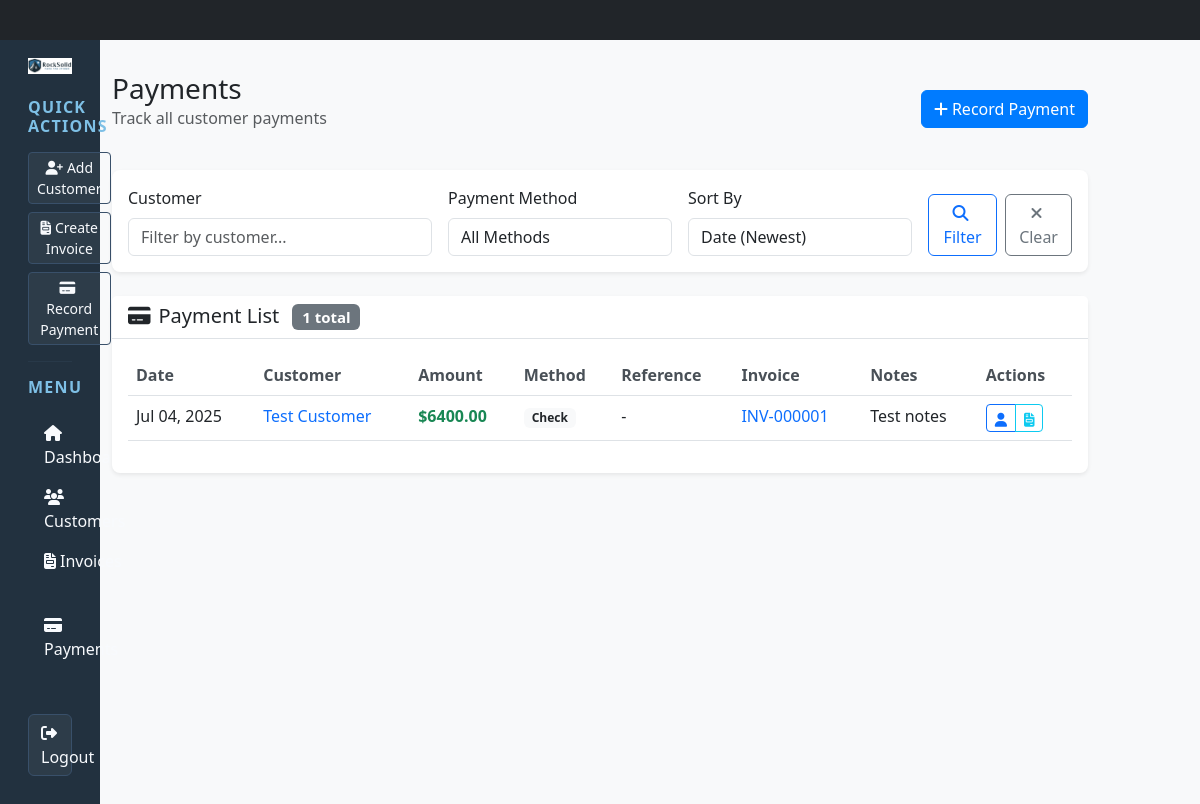
Page /payments/ (signed in) on the earlier database version.
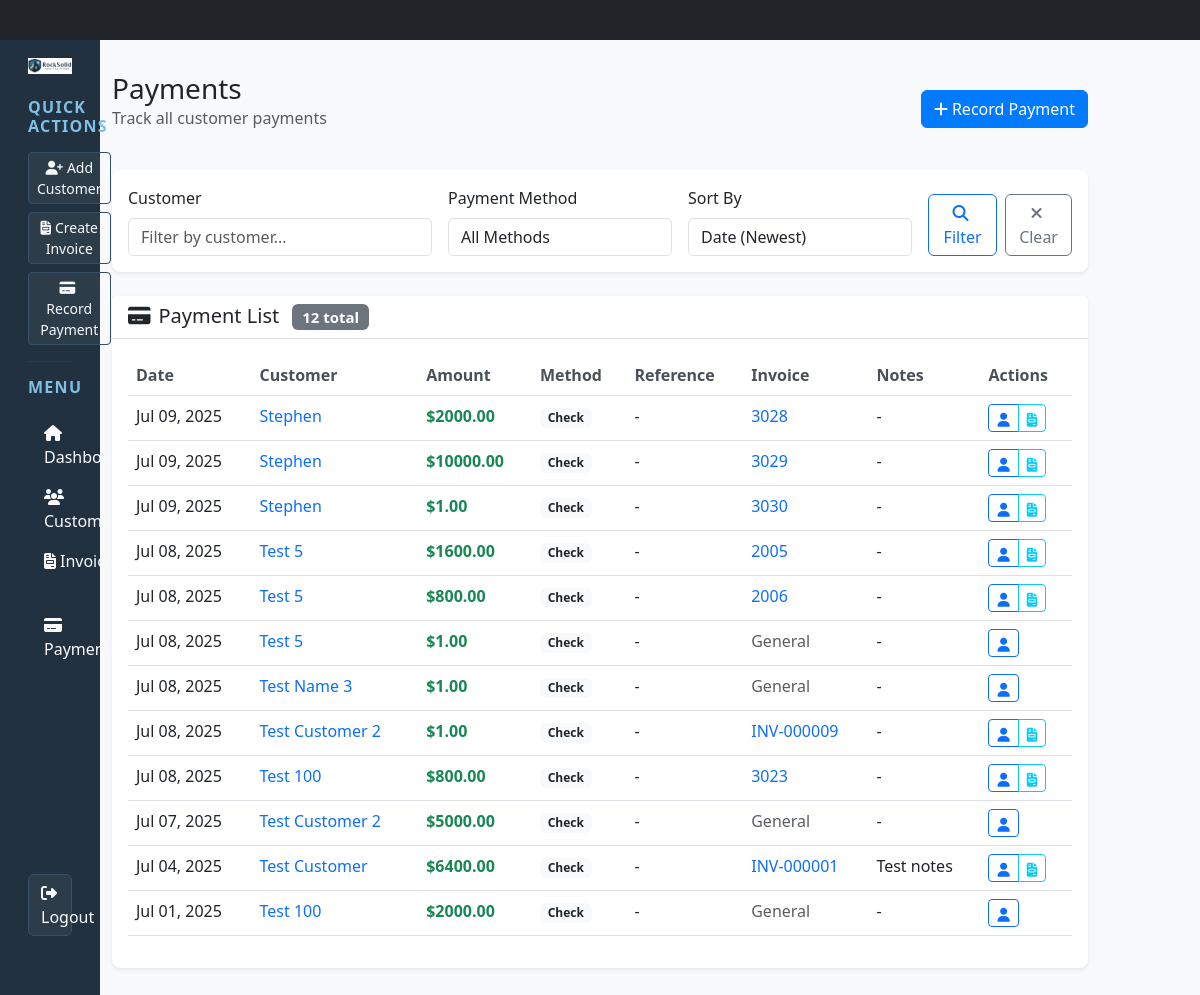
Same page on the later database version.
### bookkeeping/models.py (models this page shows, shortened)
class Payment(models.Model):
    PAYMENT_METHOD_CHOICES = [
        ('check', 'Check'),
        ('credit_card', 'Credit Card'),
        ('bank_transfer', 'Bank Transfer'),
        ('cash', 'Cash'),
        ('other', 'Other'),
    ]
    id = models.UUIDField(primary_key=True, default=uuid.uuid4, editable=False)
    customer = models.ForeignKey(Customer, on_delete=models.CASCADE, related_name='payments')
    invoice = models.ForeignKey(Invoice, on_delete=models.CASCADE, related_name='payments', null=True, blank=True)
    amount = models.DecimalField(max_digits=10, decimal_places=2, validators=[MinValueValidator(Decimal('0.01'))])
    payment_date = models.DateField()
    payment_method = models.CharField(max_length=20, choices=PAYMENT_METHOD_CHOICES)
    reference_number = models.CharField(max_length=100, blank=True, null=True, help_text="Check number, transaction ID, etc.")
    notes = models.TextField(blank=True, null=True)
    created_at = models.DateTimeField(auto_now_add=True)
    updated_at = models.DateTimeField(auto_now=True)
    created_by = models.ForeignKey(User, on_delete=models.SET_NULL, null=True, blank=True)
    class Meta:
        ordering = ['-payment_date', '-created_at']
        verbose_name = 'Payment'
        verbose_name_plural = 'Payments'

class Customer(models.Model):
    PAYMENT_TERMS_CHOICES = [
        ('net_15', 'Net 15'),
        ('net_30', 'Net 30'),
        ('net_60', 'Net 60'),
        ('net_90', 'Net 90'),
        ('due_on_receipt', 'Due on Receipt'),
    ]
    id = models.UUIDField(primary_key=True, default=uuid.uuid4, editable=False)
    name = models.CharField(max_length=200, help_text="Company name")
    contact_person = models.CharField(max_length=200, blank=True, null=True, help_text="Primary contact person")
    email = models.EmailField(blank=True, null=True)
    phone = models.CharField(max_length=20, blank=True, null=True)
    address = models.TextField(blank=True, null=True)
    city = models.CharField(max_length=100, blank=True, null=True)
    state = models.CharField(max_length=100, blank=True, null=True)
    zip_code = models.CharField(max_length=20, blank=True, null=True)
    country = models.CharField(max_length=100, default='United States')
    tax_id = models.CharField(max_length=50, blank=True, null=True, help_text="Tax ID or Business Number")
    payment_terms = models.CharField(
        max_length=20,
        choices=PAYMENT_TERMS_CHOICES
    )
    credit_limit = models.DecimalField(
        max_digits=10,
        decimal_places=2,
        default=Decimal('0.00'),
        validators=[MinValueValidator(Decimal('0.00'))]
    )
    notes = models.TextField(blank=True, null=True)
    is_active = models.BooleanField(default=True)  # type: ignore
    created_at = models.DateTimeField(auto_now_add=True)
    updated_at = models.DateTimeField(auto_now=True)
    created_by = models.ForeignKey(User, on_delete=models.SET_NULL, null=True, blank=True)
    class Meta:
        ordering = ['name']
        verbose_name = 'Customer'
        verbose_name_plural = 'Customers'

class Invoice(models.Model):
    STATUS_CHOICES = [
        ('draft', 'Draft'),
        ('open', 'Open'),
        ('paid', 'Paid'),
        ('overdue', 'Overdue'),
        ('cancelled', 'Cancelled'),
    ]
    id = models.UUIDField(primary_key=True, default=uuid.uuid4, editable=False)
    invoice_number = models.CharField(max_length=50, unique=True, help_text="Unique invoice number")
    customer = models.ForeignKey(Customer, on_delete=models.CASCADE, related_name='invoices')
    issue_date = models.DateField()
    due_date = models.DateField()
    status = models.CharField(max_length=20, choices=STATUS_CHOICES, default='open')
    subtotal = models.DecimalField(max_digits=10, decimal_places=2, default=Decimal('0.00'))
    tax_rate = models.DecimalField(max_digits=5, decimal_places=4, default=Decimal('0.0000'))
    tax_amount = models.DecimalField(max_digits=10, decimal_places=2, default=Decimal('0.00'))
    discount_amount = models.DecimalField(max_digits=10, decimal_places=2, default=Decimal('0.00'))
    finance_charge = models.DecimalField(max_digits=10, decimal_places=2, default=Decimal('0.00'))
    total_amount = models.DecimalField(max_digits=10, decimal_places=2, default=Decimal('0.00'))
    enable_finance_charge = models.BooleanField(default=True, help_text="Enable automatic finance charge calculation")
    notes = models.TextField(blank=True, null=True)
    terms = models.TextField(blank=True, null=True)
    created_at = models.DateTimeField(auto_now_add=True)
    updated_at = models.DateTimeField(auto_now=True)
    created_by = models.ForeignKey(User, on_delete=models.SET_NULL, null=True, blank=True)
    class Meta:
        ordering = ['-issue_date', '-created_at']
        verbose_name = 'Invoice'
        verbose_name_plural = 'Invoices'

### bookkeeping/views.py (the view)
# urls.py: path('payments/', views.payment_list, name='payment_list'),
@login_required
def payment_list(request):
    payments = Payment.objects.select_related('customer', 'invoice').all()
    customer_filter = request.GET.get('customer', '')
    if customer_filter:
        payments = payments.filter(customer__name__icontains=customer_filter)
    method_filter = request.GET.get('method', '')
    if method_filter:
        payments = payments.filter(payment_method=method_filter)
    sort_by = request.GET.get('sort', '-payment_date')
    payments = payments.order_by(sort_by)
    paginator = Paginator(payments, 20)
    page_number = request.GET.get('page')
    page_obj = paginator.get_page(page_number)
    context = {
        'page_obj': page_obj,
        'customer_filter': customer_filter,
        'method_filter': method_filter,
        'sort_by': sort_by,
    }
    return render(request, 'bookkeeping/payment_list.html', context)

### bookkeeping/templates/bookkeeping/payment_list.html (shortened to what the changed rows need)
{% extends 'bookkeeping/base.html' %}
{% block content %}
<div class="row mb-4">
    <div class="col-12 d-flex justify-content-between align-items-center">
        <div>
            <h1 class="h3 mb-0">Payments</h1>
        </div>
    </div>
</div>
<div class="card">
    <div class="card-header">
        <h5 class="mb-0">
            <i class="fas fa-credit-card me-2"></i>Payment List
            {% if page_obj %}
                <span class="badge bg-secondary ms-2">{{ page_obj.paginator.count }} total</span>
            {% endif %}
        </h5>
    </div>
    <div class="card-body">
        {% if page_obj %}
            <div class="table-responsive">
                <table class="table table-hover">
                    <thead>
                        <tr>
                            <th>Date</th>
                            <th>Customer</th>
                            <th>Amount</th>
                            <th>Method</th>
                            <th>Reference</th>
                            <th>Invoice</th>
                            <th>Notes</th>
                            <th>Actions</th>
                        </tr>
                    </thead>
                    <tbody>
                        {% for payment in page_obj %}
                        <tr>
                            <td>{{ payment.payment_date|date:"M d, Y" }}</td>
                            <td>
                                <a href="{% url 'bookkeeping:customer_detail' payment.customer.id %}" class="text-decoration-none">
                                    {{ payment.customer.name }}
                                </a>
                            </td>
                            <td class="text-success fw-bold">${{ payment.amount|floatformat:2 }}</td>
                            <td>
                                <span class="badge bg-light text-dark">{{ payment.get_payment_method_display }}</span>
                            </td>
                            <td>{{ payment.reference_number|default:"-" }}</td>
                            <td>
                                {% if payment.invoice %}
                                    <a href="{% url 'bookkeeping:invoice_detail' payment.invoice.id %}" class="text-decoration-none">
                                        {{ payment.invoice.invoice_number }}
                                    </a>
                                {% else %}
                                    <span class="text-muted">General</span>
                                {% endif %}
                            </td>
                            <td>{{ payment.notes|default:"-"|truncatechars:30 }}</td>
                            <td>
                                <div class="btn-group" role="group">
                                    <a href="{% url 'bookkeeping:customer_detail' payment.customer.id %}"
                                       class="btn btn-sm btn-outline-primary btn-tall" title="View Customer">
                                        <i class="fas fa-user"></i>
                                    </a>
                                    {% if payment.invoice %}
                                    <a href="{% url 'bookkeeping:invoice_detail' payment.invoice.id %}"
                                       class="btn btn-sm btn-outline-info btn-tall" title="View Invoice">
                                        <i class="fas fa-file-invoice"></i>
                                    </a>
                                    {% endif %}
                                </div>
                            </td>
                        </tr>
                        {% endfor %}
                    </tbody>
                </table>
            </div>
        {% endif %}
    </div>
</div>
{% endblock %}

Differences in the rows shown:
added Payment: payment_date "Jul 09, 2025", customer.name "Stephen", amount "2000.00", payment_method "Check", reference_number "-", invoice.invoice_number "3028", notes "-"
added Payment: payment_date "Jul 09, 2025", customer.name "Stephen", amount "10000.00", payment_method "Check", reference_number "-", invoice.invoice_number "3029", notes "-"
added Payment: payment_date "Jul 09, 2025", customer.name "Stephen", amount "1.00", payment_method "Check", reference_number "-", invoice.invoice_number "3030", notes "-"
added Payment: payment_date "Jul 08, 2025", customer.name "Test 5", amount "1600.00", payment_method "Check", reference_number "-", invoice.invoice_number "2005", notes "-"
added Payment: payment_date "Jul 08, 2025", customer.name "Test 5", amount "800.00", payment_method "Check", reference_number "-", invoice.invoice_number "2006", notes "-"
added Payment: payment_date "Jul 08, 2025", customer.name "Test 5", amount "1.00", payment_method "Check", reference_number "-", shows "General", notes "-"
added Payment: payment_date "Jul 08, 2025", customer.name "Test Name 3", amount "1.00", payment_method "Check", reference_number "-", shows "General", notes "-"
added Payment: payment_date "Jul 08, 2025", customer.name "Test Customer 2", amount "1.00", payment_method "Check", reference_number "-", invoice.invoice_number "INV-000009", notes "-"
added Payment: payment_date "Jul 08, 2025", customer.name "Test 100", amount "800.00", payment_method "Check", reference_number "-", invoice.invoice_number "3023", notes "-"
added Payment: payment_date "Jul 07, 2025", customer.name "Test Customer 2", amount "5000.00", payment_method "Check", reference_number "-", shows "General", notes "-"
added Payment: payment_date "Jul 01, 2025", customer.name "Test 100", amount "2000.00", payment_method "Check", reference_number "-", shows "General", notes "-"
Other differences:
{{ page_obj.paginator.count }}: "1" → "12"
